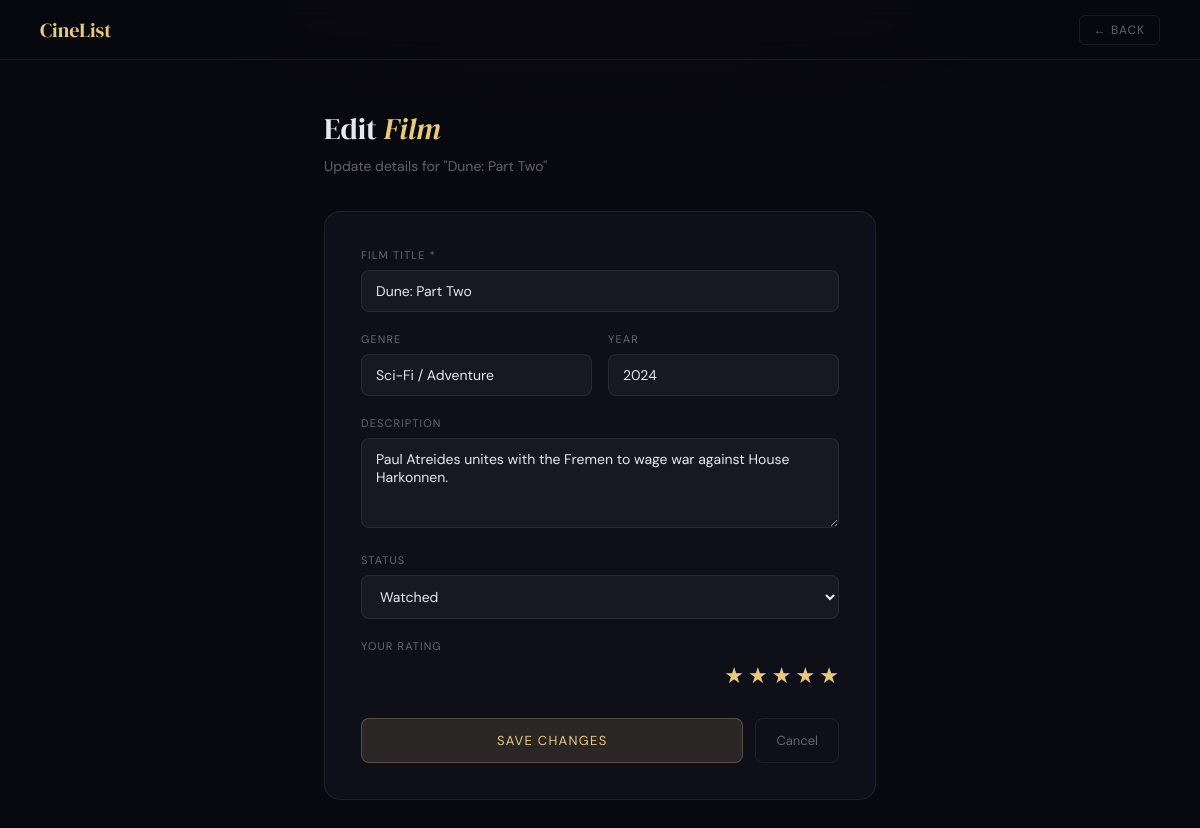
/edit.php?id=2 (signed in), run on the app's committed database.
### tables this page shows
CREATE TABLE IF NOT EXISTS movies (
    id INT AUTO_INCREMENT PRIMARY KEY,
    user_id INT NOT NULL,
    title VARCHAR(255) NOT NULL,
    genre VARCHAR(100),
    year INT,
    description TEXT,
    status ENUM('want_to_watch', 'watched') DEFAULT 'want_to_watch',
    rating TINYINT DEFAULT NULL COMMENT '1-5 rating, only for watched',
    created_at TIMESTAMP DEFAULT CURRENT_TIMESTAMP,
    FOREIGN KEY (user_id) REFERENCES users(id) ON DELETE CASCADE
);

### edit.php (the view, shortened to what this page needs)
<?php
$db  = getDB();
$uid = currentUserId();
$id  = intval($_GET['id'] ?? 0);
$stmt = $db->prepare("SELECT * FROM movies WHERE id = ? AND user_id = ?");
$stmt->execute([$id, $uid]);
$movie = $stmt->fetch();
$v = $_SERVER['REQUEST_METHOD'] === 'POST' ? $_POST : $movie;
?>
<!DOCTYPE html>
<html lang="en">
<head>
</head>
<body>
<nav>
  <div class="nav-logo">CineList</div>
  <a href="index.php" class="nav-back">← BACK</a>
</nav>
<main>
  <h1>Edit <em>Film</em></h1>
  <p class="sub">Update details for "<?= htmlspecialchars($movie['title']) ?>"</p>
  <div class="form-card">
    <form method="POST">
      <div class="field"><label>Film Title *</label><input type="text" name="title" value="<?= htmlspecialchars($v['title']) ?>" required/></div>
      <div class="row">
        <div class="field"><label>Genre</label><input type="text" name="genre" value="<?= htmlspecialchars($v['genre'] ?? '') ?>"/></div>
        <div class="field"><label>Year</label><input type="number" name="year" min="1900" max="2030" value="<?= htmlspecialchars($v['year'] ?? '') ?>"/></div>
      </div>
      <div class="field"><label>Description</label><textarea name="description"><?= htmlspecialchars($v['description'] ?? '') ?></textarea></div>
      <div class="field">
        <label>Status</label>
        <select name="status" id="status-select" onchange="document.getElementById('rating-section').style.display=this.value==='watched'?'block':'none'">
          <option value="watched" <?= ($v['status']==='watched')?'selected':'' ?>>Watched</option>
        </select>
      </div>
      <div class="field" id="rating-section" style="<?= ($v['status']==='watched')?'display:block':'display:none' ?>">
        <label>Your Rating</label>
        <div class="rating-group">
          <?php for ($i=5;$i>=1;$i--): ?>
          <label for="r<?=$i?>">★</label>
          <?php endfor; ?>
        </div>
      </div>
      <div class="btn-row">
        <button type="submit" class="btn-submit">SAVE CHANGES</button>
        <a href="index.php" class="btn-cancel">Cancel</a>
      </div>
    </form>
  </div>
</main>
</body>
</html>

### edit.php (style rules this page uses)
*, *::before, *::after { box-sizing: border-box; margin: 0; padding: 0; }
:root { --bg:#08080f; --surface:#0f0f1a; --border:rgba(255,255,255,0.07); --gold:#e8c97e; --gold-dim:rgba(232,201,126,0.12); --gold-border:rgba(232,201,126,0.25); --text:#e8e8f0; --muted:rgba(232,232,240,0.4); --error:#e05555; }
body { font-family:'DM Sans',sans-serif; background:var(--bg); color:var(--text); min-height:100vh; }
body::before { content:''; position:fixed; inset:0; background:radial-gradient(ellipse 80% 40% at 50% -10%,rgba(232,201,126,0.05) 0%,transparent 60%); pointer-events:none; }
nav { position:sticky; top:0; z-index:100; background:rgba(8,8,15,0.9); backdrop-filter:blur(12px); border-bottom:1px solid var(--border); display:flex; justify-content:space-between; align-items:center; padding:0 40px; height:60px; }
.nav-logo { font-family:'DM Serif Display',serif; font-size:20px; color:var(--gold); }
.nav-back { font-size:12px; letter-spacing:0.08em; color:var(--muted); text-decoration:none; padding:6px 14px; border:1px solid var(--border); border-radius:6px; transition:all 0.2s; }
main { max-width:600px; margin:0 auto; padding:48px 24px; position:relative; z-index:1; }
h1 { font-family:'DM Serif Display',serif; font-size:30px; font-weight:400; margin-bottom:8px; }
h1 em { color:var(--gold); font-style:italic; }
.sub { font-size:14px; color:var(--muted); margin-bottom:36px; }
.form-card { background:var(--surface); border:1px solid var(--border); border-radius:16px; padding:36px; }
.field { margin-bottom:20px; }
label { display:block; font-size:11px; letter-spacing:0.1em; color:var(--muted); margin-bottom:8px; text-transform:uppercase; }
input, select, textarea { width:100%; background:rgba(255,255,255,0.04); border:1px solid var(--border); border-radius:8px; padding:11px 14px; color:var(--text); font-family:'DM Sans',sans-serif; font-size:14px; outline:none; transition:border-color 0.2s; }
select option { background:#0f0f1a; }
textarea { resize:vertical; min-height:90px; }
.row { display:grid; grid-template-columns:1fr 1fr; gap:16px; }
.rating-group { display:flex; flex-direction:row-reverse; gap:4px; }
.rating-opt + label { cursor:pointer; font-size:22px; color:var(--muted); transition:color 0.15s; letter-spacing:0; text-transform:none; }
.rating-group input:checked ~ label, .rating-group label:hover, .rating-group label:hover ~ label { color:var(--gold); }
#rating-section { display:none; }
.btn-row { display:flex; gap:12px; margin-top:8px; }
.btn-submit { flex:1; padding:13px; background:var(--gold-dim); border:1px solid var(--gold-border); border-radius:8px; color:var(--gold); font-family:'DM Sans',sans-serif; font-size:13px; letter-spacing:0.1em; cursor:pointer; transition:background 0.2s; }
.btn-cancel { padding:13px 20px; background:transparent; border:1px solid var(--border); border-radius:8px; color:var(--muted); font-family:'DM Sans',sans-serif; font-size:13px; text-decoration:none; display:flex; align-items:center; transition:all 0.2s; }

### data on the page
movies: title "Dune: Part Two", genre "Sci-Fi / Adventure", year "2024", description "Paul Atreides unites with the Fremen to wage war against House Harkonnen.", status "Watched"
